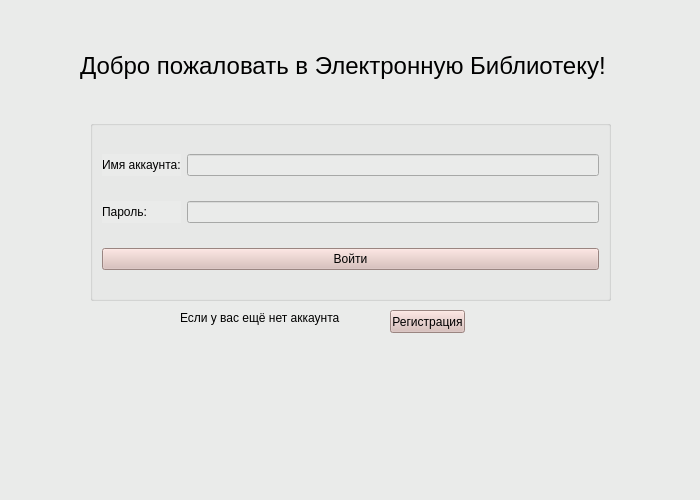
<?xml version="1.0" encoding="UTF-8"?>
<ui version="4.0">
 <class>MainWindow</class>
 <widget class="QMainWindow" name="MainWindow">
  <property name="geometry">
   <rect>
    <x>0</x>
    <y>0</y>
    <width>700</width>
    <height>500</height>
   </rect>
  </property>
  <property name="minimumSize">
   <size>
    <width>700</width>
    <height>500</height>
   </size>
  </property>
  <property name="maximumSize">
   <size>
    <width>700</width>
    <height>500</height>
   </size>
  </property>
  <property name="windowTitle">
   <string>Авторизация</string>
  </property>
  <property name="autoFillBackground">
   <bool>false</bool>
  </property>
  <property name="styleSheet">
   <string notr="true">QWidget{
	background-color: rgb(234,235,234);
}
QPushButton{
	background-color: rgb(216,186,181);
}</string>
  </property>
  <widget class="QWidget" name="centralwidget">
   <widget class="QLabel" name="label">
    <property name="geometry">
     <rect>
      <x>80</x>
      <y>30</y>
      <width>541</width>
      <height>71</height>
     </rect>
    </property>
    <property name="font">
     <font>
      <family>Segoe UI</family>
      <pointsize>18</pointsize>
      <weight>50</weight>
      <bold>false</bold>
     </font>
    </property>
    <property name="frameShadow">
     <enum>QFrame::Plain</enum>
    </property>
    <property name="text">
     <string>Добро пожаловать в Электронную Библиотеку!</string>
    </property>
   </widget>
   <widget class="QGroupBox" name="groupBox">
    <property name="geometry">
     <rect>
      <x>90</x>
      <y>120</y>
      <width>521</width>
      <height>181</height>
     </rect>
    </property>
    <property name="title">
     <string/>
    </property>
    <layout class="QGridLayout" name="gridLayout">
     <item row="0" column="0">
      <widget class="QLabel" name="label_2">
       <property name="text">
        <string>Имя аккаунта:</string>
       </property>
      </widget>
     </item>
     <item row="0" column="1">
      <widget class="QLineEdit" name="lineEdit"/>
     </item>
     <item row="1" column="0">
      <widget class="QLabel" name="label_3">
       <property name="text">
        <string>Пароль:</string>
       </property>
      </widget>
     </item>
     <item row="1" column="1">
      <widget class="QLineEdit" name="lineEdit_2"/>
     </item>
     <item row="2" column="0" colspan="2">
      <widget class="QPushButton" name="pushButton">
       <property name="styleSheet">
        <string notr="true"/>
       </property>
       <property name="text">
        <string>Войти</string>
       </property>
       <property name="autoDefault">
        <bool>false</bool>
       </property>
      </widget>
     </item>
    </layout>
   </widget>
   <widget class="QLabel" name="label_4">
    <property name="geometry">
     <rect>
      <x>180</x>
      <y>310</y>
      <width>181</width>
      <height>16</height>
     </rect>
    </property>
    <property name="text">
     <string>Если у вас ещё нет аккаунта</string>
    </property>
   </widget>
   <widget class="QPushButton" name="pushButton_2">
    <property name="geometry">
     <rect>
      <x>390</x>
      <y>310</y>
      <width>75</width>
      <height>23</height>
     </rect>
    </property>
    <property name="text">
     <string>Регистрация</string>
    </property>
   </widget>
  </widget>
  <widget class="QStatusBar" name="statusbar"/>
 </widget>
 <resources/>
 <connections/>
</ui>
